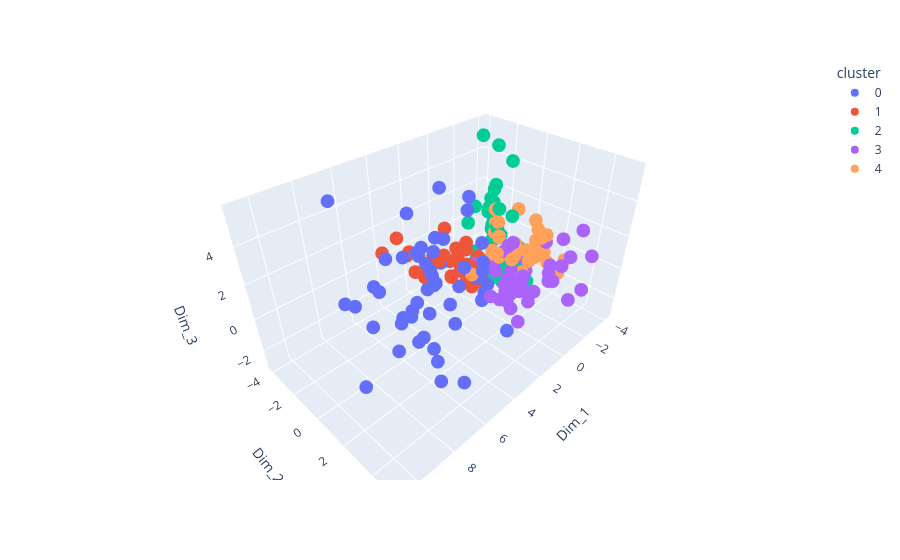

This figure's notebook cell:
### Code cell
plot_df2 = low_dim_df.copy()
plot_df2.columns = [f"Dim_{i+1}" for i in range(plot_df2.shape[1])]
plot_df2["cluster"] = cluster_labels_1d_2.astype(str)

fig = px.scatter_3d(
    plot_df2,
    x="Dim_1",
    y="Dim_2",
    z="Dim_3",
    color="cluster",
    hover_data=plot_df2.columns)

fig.show()
